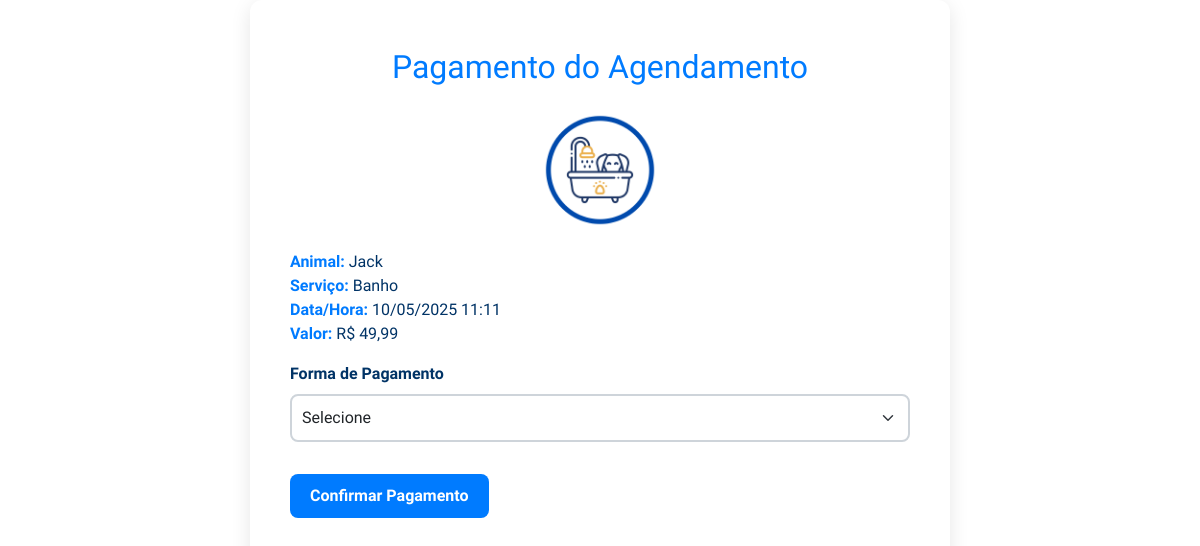
/AnimalSaveFinal/pages/pagamento.php?id_agendamento=48 (signed in), run on the app's committed database.
### tables this page shows
CREATE TABLE `agendamentos` (
  `id_agendamento` int(11) NOT NULL,
  `id_animal` int(11) DEFAULT NULL,
  `data_hora` datetime NOT NULL,
  `id_servico` int(11) DEFAULT NULL,
  `status` enum('confirmado','cancelado','concluído') DEFAULT 'confirmado',
  `valor` decimal(10,2) NOT NULL,
  `observacoes` text DEFAULT NULL,
  `created` timestamp NOT NULL DEFAULT current_timestamp(),
  `modified` timestamp NOT NULL DEFAULT current_timestamp() ON UPDATE current_timestamp(),
  `id_cliente` int(11) DEFAULT NULL
);

CREATE TABLE `animais` (
  `id_animal` int(11) NOT NULL,
  `id_cliente` int(11) DEFAULT NULL,
  `nome` varchar(255) NOT NULL,
  `foto` varchar(255) NOT NULL,
  `tipo` varchar(50) DEFAULT NULL,
  `raca` varchar(100) DEFAULT NULL,
  `idade` int(11) DEFAULT NULL,
  `peso` decimal(5,2) DEFAULT NULL,
  `observacoes` text DEFAULT NULL,
  `created` timestamp NOT NULL DEFAULT current_timestamp(),
  `modified` timestamp NOT NULL DEFAULT current_timestamp() ON UPDATE current_timestamp()
);

CREATE TABLE `servicos` (
  `id_servico` int(11) NOT NULL,
  `nome` varchar(255) NOT NULL,
  `descricao` text DEFAULT NULL,
  `preco` decimal(10,2) DEFAULT NULL,
  `created` timestamp NOT NULL DEFAULT current_timestamp(),
  `modified` timestamp NOT NULL DEFAULT current_timestamp() ON UPDATE current_timestamp()
);

### AnimalSaveFinal/pages/pagamento.php (the view, shortened to what this page needs)
<?php
include('../config/config.php');
$id_agendamento = $_GET['id_agendamento'];
$stmt = $pdo->prepare("
    SELECT Ag.*, An.nome AS nome_animal, S.nome AS nome_servico
    FROM Agendamentos Ag
    JOIN Animais An ON Ag.id_animal = An.id_animal
    JOIN Servicos S ON Ag.id_servico = S.id_servico
    WHERE Ag.id_agendamento = ?
");
$stmt->execute([$id_agendamento]);
$agendamento = $stmt->fetch(PDO::FETCH_ASSOC);
?>
<!DOCTYPE html>
<html lang="pt-br">
<head>
    <link href="https://cdn.jsdelivr.net/npm/bootstrap@5.3.6/dist/css/bootstrap.min.css" rel="stylesheet" />
    <link rel="stylesheet" href="../assets/css/paginas/pagamento.css?=v1">
</head>
<body class="container py-5">
    <h2 class="mb-4">Pagamento do Agendamento</h2>
    <img src="../assets/img/ícones/logo.png" alt="logo" class="logo-centralizada">
    <div class="mb-3">
        <strong>Animal:</strong> <?= htmlspecialchars($agendamento['nome_animal']) ?><br />
        <strong>Serviço:</strong> <?= htmlspecialchars($agendamento['nome_servico']) ?><br />
        <strong>Data/Hora:</strong> <?= date('d/m/Y H:i', strtotime($agendamento['data_hora'])) ?><br />
        <strong>Valor:</strong> R$ <?= number_format($agendamento['valor'], 2, ',', '.') ?>
    </div>
    <form method="POST" id="form-pagamento" novalidate>
        <div class="mb-3">
            <label for="forma_pagamento" class="form-label">Forma de Pagamento</label>
            <select name="forma_pagamento" id="forma_pagamento" class="form-select" required>
                <option value="" selected>Selecione</option>
            </select>
        </div>
        <button type="submit" class="btn btn-primary mt-3">Confirmar Pagamento</button>
    </form>
</body>
</html>

### AnimalSaveFinal/assets/css/paginas/pagamento.css (style rules this page uses)
body { background-color: #f8f9fa; font-family: 'Delius', cursive; color: #003366; }
h2 { font-size: 2rem; color: #007bff; text-align: center; margin-bottom: 30px; }
.container { max-width: 700px; margin: 0 auto; background: #ffffff; padding: 40px; border-radius: 12px; box-shadow: 0 5px 20px rgba(0, 0, 0, 0.1); }
.form-label { font-weight: bold; color: #003366; }
.form-select, .form-control { border: 2px solid #ced4da; border-radius: 8px; padding: 10px; transition: border-color 0.3s ease; }
button[type="submit"], .btn-outline-secondary { background-color: #007bff; color: white; border: none; padding: 10px 20px; border-radius: 8px; font-weight: bold; transition: background 0.3s ease; }
.logo-centralizada { display: block; margin: 0 auto 20px auto; width: 120px; height: auto; }
.mb-3 strong { color: #007bff; }

### data on the page
agendamentos: id_animal.nome "Jack", id_servico.nome "Banho", data_hora "10/05/2025 11:11", valor "49,99"
